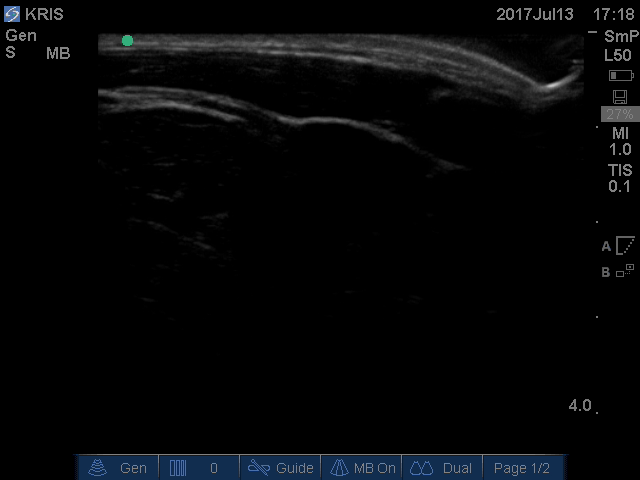
#> input picture frame 45 of Videos/1-A.mp4, 640 x 480 px, given in place of 3-A.mp4, which was not available
$ python UltraLibrary.py
#> lines starting #> are read from the running program, lines starting #| are printed output that depends on the picture; after the words box and inside, x2 and y2 are one past the last pixel; in counts of white or black regions, pixels touching at a corner belong together; pictures that were not available may be replaced by others from this repository, and a replacement may not be noted
import cv2

import numpy as np
import matplotlib.pyplot as plt
from PIL import Image


def averages(img, meanA,index):
    meanA[index[0]] = np.mean(img)
    index[0] = index[0] + 1
    return img

def stripFrame(frame):
    return frame[33:411, 98:583]

def unstripFrame(newframe,oldframe):
    regenFrame = oldframe.copy()
    regenFrame[33:411, 98:583,0] = newframe
    regenFrame[33:411, 98:583,1] = newframe
    regenFrame[33:411, 98:583,2] = newframe
    return regenFrame

# [124 lines left out: functions adaptive_histMatch, hist_match, cdf, filtered_match, adaptive_histogram, global_histogram, not called in this run]


def runVideo(video,funcToUse,*args, **kwargs):


#> called with video = 'Videos/3-A.mp4'
    cap = cv2.VideoCapture(video)


    ret = True

    cv2.namedWindow( "Bad", cv2.WINDOW_AUTOSIZE );
    cv2.namedWindow( "Good",cv2.WINDOW_AUTOSIZE );

    while cap.isOpened():
        ret, frame = cap.read()
#> frame is the input picture: shape (480, 640, 3); mean B, G, R 8.2, 6.9, 5.9

        if ret:
            gframe = cv2.cvtColor(frame, cv2.COLOR_BGR2GRAY)
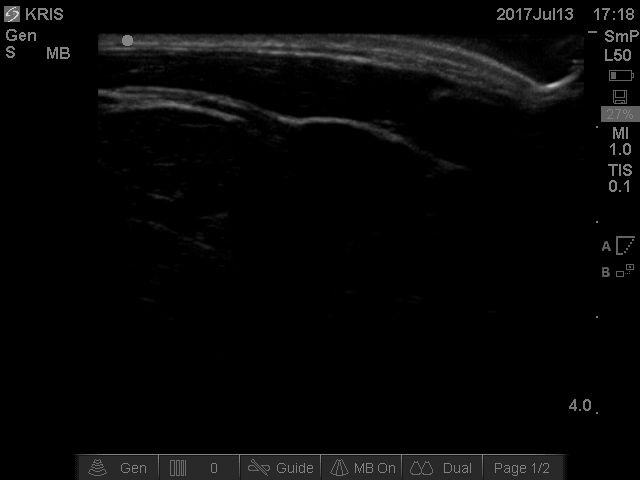
#> gframe: shape (480, 640); min 0, max 211, mean 6.8
            badImg = stripFrame(gframe)
#> in stripFrame, `return frame[33:411, 98:583]`:
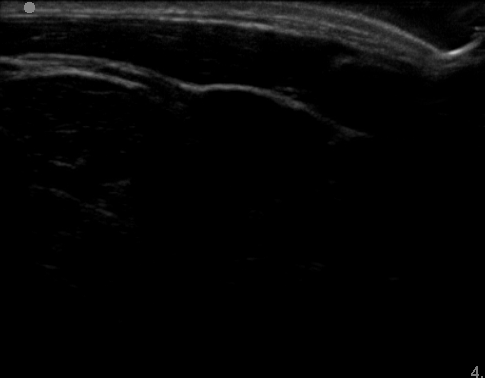
#> returned value: shape (378, 485); min 0, max 195, mean 5.8

            """
            Transform/edit the frame
            """

            editedImg = funcToUse(badImg, *args,**kwargs)
            editedImg = unstripFrame(editedImg,frame)
#> in unstripFrame, `regenFrame[33:411, 98:583,0] = newframe`: regenFrame: shape (480, 640, 3); 0.04% of pixels changed, all inside (x1, y1, x2, y2) = (122, 36, 134, 46)
#> in unstripFrame, `regenFrame[33:411, 98:583,1] = newframe`: regenFrame: shape (480, 640, 3); mean B, G, R 8.2, 6.9, 5.9
#> in unstripFrame, `regenFrame[33:411, 98:583,2] = newframe`: regenFrame: shape (480, 640, 3); mean B, G, R 8.2, 6.9, 5.9

            cv2.imshow("Good", editedImg)
            cv2.imshow("Bad", frame)
        else:
            break

        if cv2.waitKey(1) & 0xFF == ord('q'):
#> (key q is pressed here)
            break

    cv2.waitKey(0)
    cv2.destroyAllWindows()

if __name__ == "__main__":
    mean = np.zeros(450)
    index = [0]
    runVideo('Videos/3-A.mp4', averages, mean, index)

    plt.plot(mean)

    plt.title('Average Intensity With Varying Gain of Class 3')
    plt.xlabel('Frame #')
    plt.ylabel('Average Intensity')
    plt.show()
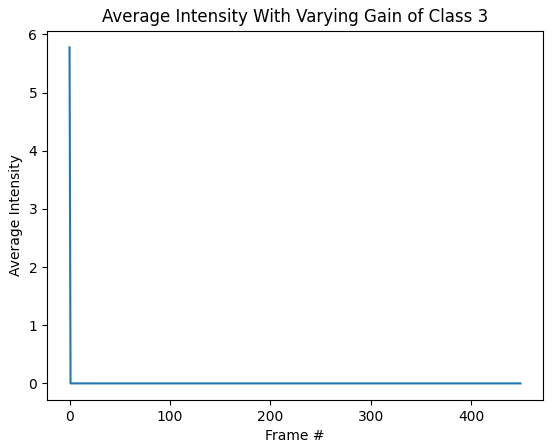
#> figure drawn by matplotlib, 1 panel; curve peaks at x = 0, y = 5.78

$ run again, starting later in the video
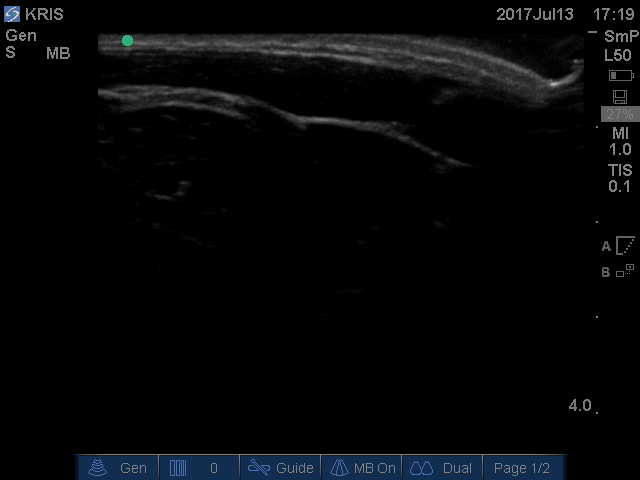
#> input picture frame 202 of Videos/1-A.mp4, 640 x 480 px, given in place of 3-A.mp4, which was not available
#> in runVideo, frame is the input picture: shape (480, 640, 3); mean B, G, R 8.2, 6.9, 5.9
#> in runVideo, `gframe = cv2.cvtColor(frame, cv2.COLOR_BGR2GRAY)`:
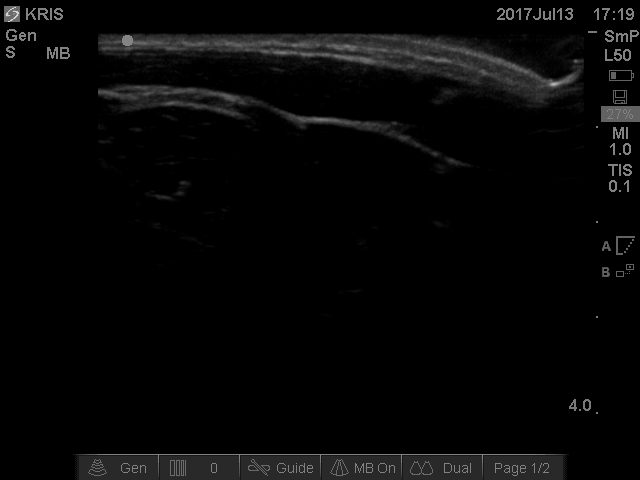
#> gframe: shape (480, 640); min 0, max 211, mean 6.8
#> in stripFrame, `return frame[33:411, 98:583]`:
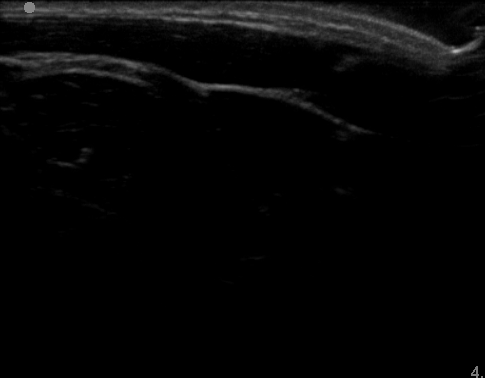
#> returned value: shape (378, 485); min 0, max 180, mean 5.8

$ run again, starting later in the video
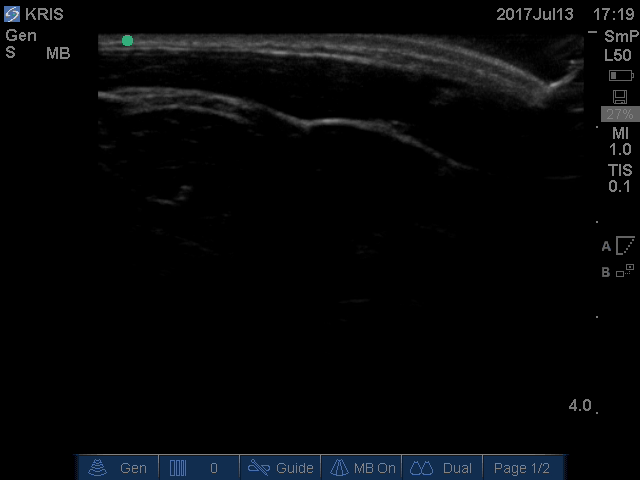
#> input picture frame 360 of Videos/1-A.mp4, 640 x 480 px, given in place of 3-A.mp4, which was not available
#> in runVideo, frame is the input picture: shape (480, 640, 3); mean B, G, R 8.2, 6.9, 5.8
#> in runVideo, `gframe = cv2.cvtColor(frame, cv2.COLOR_BGR2GRAY)`:
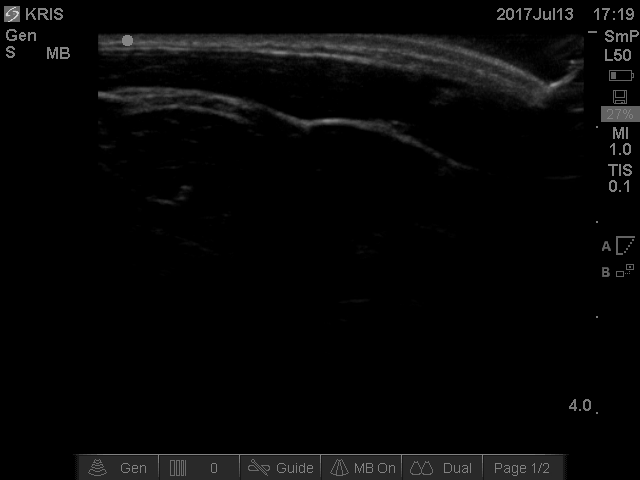
#> gframe: shape (480, 640); min 0, max 211, mean 6.7
#> in stripFrame, `return frame[33:411, 98:583]`:
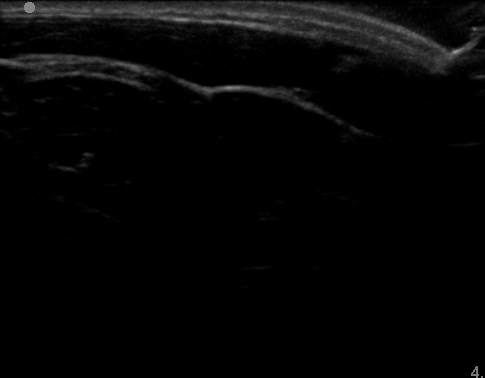
#> returned value: shape (378, 485); min 0, max 147, mean 5.7
